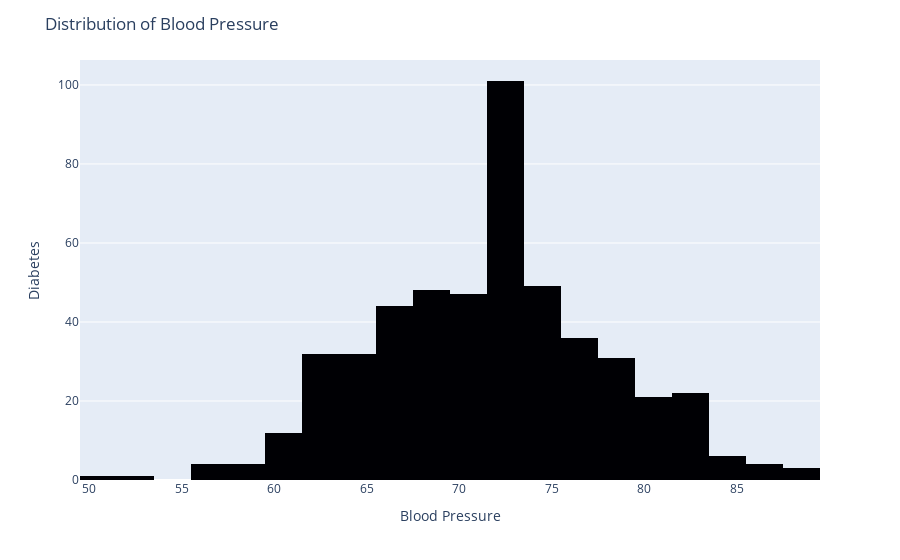

The code cell stored with this chart in its notebook:
### Code cell
# Visualizing bloodpressure data

fig = px.histogram(df,
                   x = 'bloodpressure',
                   y = 'diabetes',
                   color_discrete_sequence=px.colors.sequential.Inferno)
fig.update_layout(title = "Distribution of Blood Pressure",
                  xaxis_title = 'Blood Pressure',
                  yaxis_title = 'Diabetes')
fig.show()

### Figure 1 — Plotly figure (JSON) as saved in the notebook; plotly's stock layout.template omitted (floating-point values rounded to 4 significant figures; data arrays with more than 128 entries replaced by an {"elided": "..."} marker saying what was removed)
{"data": [{"alignmentgroup": "True", "bingroup": "x", "histfunc": "sum", "hovertemplate": "bloodpressure=%{x}<br>sum of diabetes=%{y}<extra></extra>", "legendgroup": "", "marker": {"color": "#000004", "pattern": {"shape": ""}}, "name": "", "offsetgroup": "", "orientation": "v", "showlegend": false, "type": "histogram", "x": {"elided": "995 int values"}, "xaxis": "x", "y": {"elided": "995 int values"}, "yaxis": "y"}], "layout": {"barmode": "relative", "legend": {"tracegroupgap": 0}, "margin": {"t": 60}, "title": {"text": "Distribution of Blood Pressure"}, "xaxis": {"anchor": "y", "domain": [0, 1], "title": {"text": "Blood Pressure"}}, "yaxis": {"anchor": "x", "domain": [0, 1], "title": {"text": "Diabetes"}}}}
